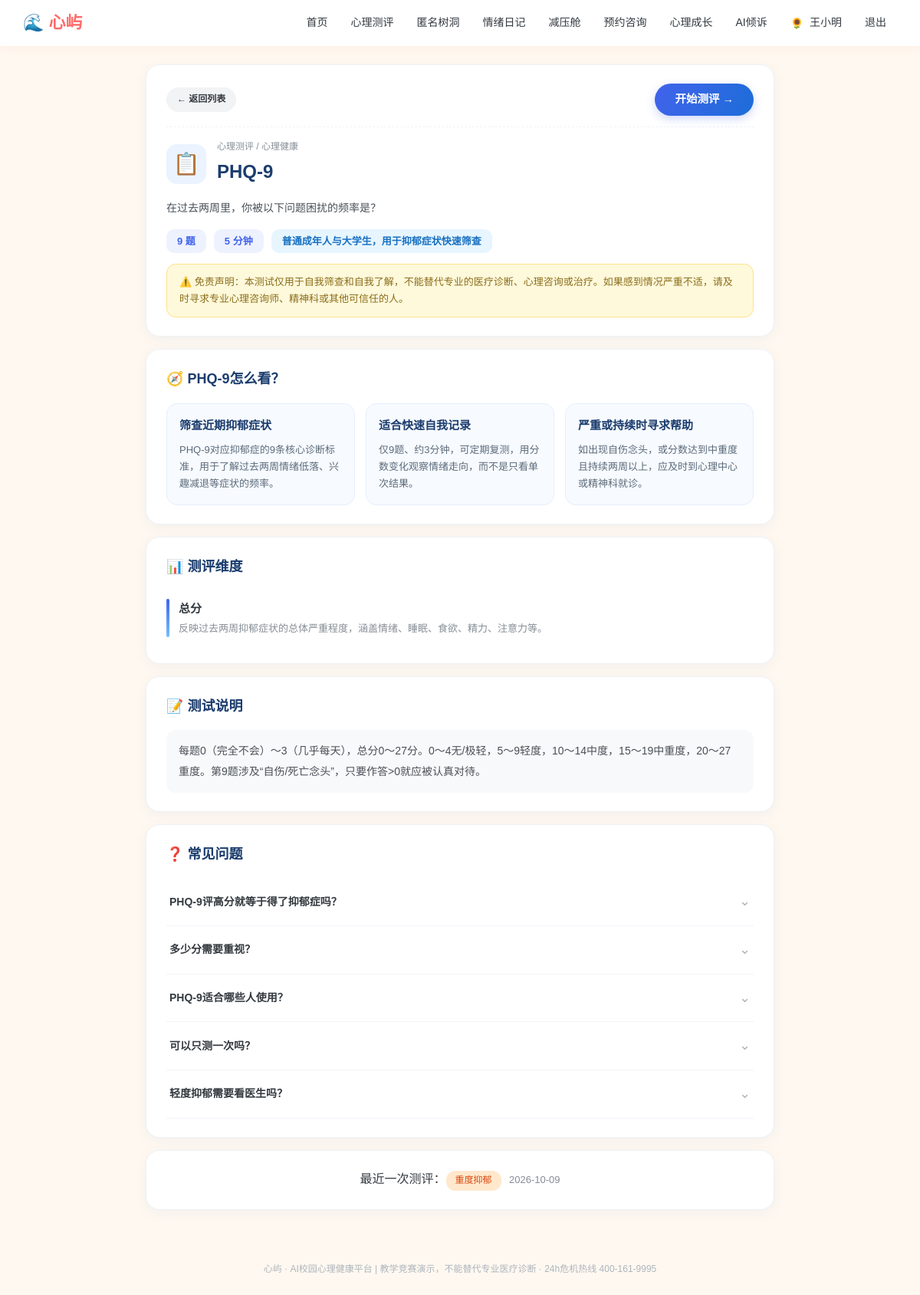
/assessment/phq9 (signed in), run on the app's committed database.
### models.py (models this page shows, shortened)
class User(db.Model):
    __tablename__ = "users"
    id = db.Column(db.Integer, primary_key=True)
    username = db.Column(db.String(64), unique=True, nullable=False)
    password_hash = db.Column(db.String(256), nullable=False)
    role = db.Column(db.String(16), default="student")   # student / counselor / admin
    real_name = db.Column(db.String(64), default="")
    gender = db.Column(db.String(8), default="")
    grade = db.Column(db.String(32), default="")
    major = db.Column(db.String(64), default="")
    phone = db.Column(db.String(32), default="")
    avatar = db.Column(db.String(16), default="🌻")
    avatar_type = db.Column(db.String(16), default="emoji")   # emoji / upload
    avatar_file = db.Column(db.String(128), default="")       # 本地上传头像文件名
    profile_completed = db.Column(db.Boolean, default=False)  # 首次登录是否已完成基本信息
    qualification_no = db.Column(db.String(64), default="")   # 注册系统编号/证书编号
    qualification_verified = db.Column(db.Boolean, default=False)
    student_id = db.Column(db.String(32), default="")
    school = db.Column(db.String(128), default="")
    college = db.Column(db.String(128), default="")
    class_name = db.Column(db.String(64), default="")
    enrollment_year = db.Column(db.String(8), default="")
    education_level = db.Column(db.String(32), default="")
    student_status = db.Column(db.String(32), default="")
    employee_id = db.Column(db.String(32), default="")
    teacher_title = db.Column(db.String(64), default="")
    department = db.Column(db.String(128), default="")
    qualification = db.Column(db.String(256), default="")
    intro = db.Column(db.String(512), default="")
    created_at = db.Column(db.DateTime, default=datetime.now)

class Assessment(db.Model):
    __tablename__ = "assessments"
    id = db.Column(db.Integer, primary_key=True)
    user_id = db.Column(db.Integer, db.ForeignKey("users.id"))
    scale_code = db.Column(db.String(32))
    answers = db.Column(db.Text)                       # JSON
    score = db.Column(db.Integer, default=0)
    level = db.Column(db.String(32), default="")
    advice = db.Column(db.Text, default="")
    created_at = db.Column(db.DateTime, default=datetime.now)

### app.py (the view)
@app.route("/assessment/<code>")
@login_required()
def assessment_intro(u, code):
    if code not in engine.SCALES:
        return redirect(url_for("assessments"))
    scale = engine.SCALES[code]
    meta = scale_meta.SCALE_META.get(code, {})
    last = Assessment.query.filter_by(user_id=u.id, scale_code=code).order_by(
        Assessment.created_at.desc()).first()
    return render_template("intro.html", u=u, code=code, scale=scale, meta=meta, last=last)

### app.py (called while the page is built)
def login_required(role=None):
    def decor(f):
        @wraps(f)
        def wrapper(*args, **kwargs):
            uid = session.get("uid")
            if not uid:
                return redirect(url_for("login", next=request.path))
            u = db.session.get(User, uid)
            if not u:
                session.clear()
                return redirect(url_for("login"))
            if not u.profile_completed and request.endpoint not in (
                    "profile", "logout", "static", "avatar_upload"):
                flash("首次登录请先完善你的基本信息", "warn")
                return redirect(url_for("profile"))
            if role and u.role != role:
                flash("该页面需要相应权限", "warn")
                return redirect(url_for("index"))
            return f(u, *args, **kwargs)
        return wrapper
    return decor

@app.context_processor
def inject_globals():
    uid = session.get("uid")
    u = db.session.get(User, uid) if uid else None
    def avatar_html(usr, cls="", emoji_cls=""):
        if usr and usr.avatar_type == "upload" and usr.avatar:
            return f'<img class="{cls}" src="{usr.avatar}" alt="头像">'
        return f'<span class="{emoji_cls}">{usr.avatar or "👤" if usr else "👤"}</span>'
    return {"now": datetime.now(), "u": u, "avatar_html": avatar_html}

### templates/intro.html (shortened to what this page needs)
{% extends "base.html" %}
{% block body %}
<div class="detail-wrap">
  <div class="d-card d-head">
    <div class="d-head-nav">
      <a class="btn btn-ghost btn-sm" href="{{ url_for('assessments') }}">← 返回列表</a>
      <a class="btn d-start-sm" href="{{ url_for('assessment_take', code=code) }}">开始测评 →</a>
    </div>
    <div class="d-head-top">
      <div class="d-icon">📋</div>
      <div>
        <div class="d-crumb">心理测评 / {{ scale.category }}</div>
        <h1 class="d-title">{{ scale.name.split(' ')[0] }}</h1>
      </div>
    </div>
    <p class="d-desc">{{ scale.desc }}</p>
    <div class="d-tags">
      <span class="d-tag">{{ scale.questions|length }} 题</span>
      <span class="d-tag">{{ scale.get('duration', 5) }} 分钟</span>
      {% if meta.audience %}<span class="d-tag d-tag-blue">{{ meta.audience }}</span>{% endif %}
    </div>
    <div class="d-disclaimer">
      ⚠️ 免责声明：本测试仅用于自我筛查和自我了解，不能替代专业的医疗诊断、心理咨询或治疗。如果感到情况严重不适，请及时寻求专业心理咨询师、精神科或其他可信任的人。
    </div>
  </div>
  {% if meta.use_cards %}
  <div class="d-card">
    <h2 class="d-sec">🧭 {{ scale.name.split(' ')[0] }}怎么看？</h2>
    <div class="d-three">
      {% for t, d in meta.use_cards %}
      <div class="d-three-card">
        <h4>{{ t }}</h4>
        <p>{{ d }}</p>
      </div>
      {% endfor %}
    </div>
  </div>
  {% endif %}
  {% if meta.dimensions %}
  <div class="d-card">
    <h2 class="d-sec">📊 测评维度</h2>
    {% for name, d in meta.dimensions %}
    <div class="d-dim">
      <div class="d-dim-bar"></div>
      <div><b>{{ name }}</b><p>{{ d }}</p></div>
    </div>
    {% endfor %}
  </div>
  {% endif %}
  {% if meta.scoring %}
  <div class="d-card">
    <h2 class="d-sec">📝 测试说明</h2>
    <p class="d-scoring">{{ meta.scoring }}</p>
  </div>
  {% endif %}
  {% if meta.faq %}
  <div class="d-card">
    <h2 class="d-sec">❓ 常见问题</h2>
    <div class="d-faq">
      {% for q, a in meta.faq %}
      <details class="d-faq-item">
        <summary><span class="d-faq-q">{{ q }}</span><span class="d-faq-arrow">⌄</span></summary>
      </details>
      {% endfor %}
    </div>
  </div>
  {% endif %}
  {% if last %}
  <div class="d-card" style="text-align:center">
    最近一次测评：<span class="tag tag-orange">{{ last.level }}</span>
    <span style="color:#868e96;font-size:13px">{{ last.created_at.strftime('%Y-%m-%d') }}</span>
  </div>
  {% endif %}
</div>
{% endblock %}

### templates/base.html (shortened to what this page needs)
<!DOCTYPE html>
<html lang="zh-CN">
<head>
<link href="{{ url_for('static', filename='css/style.css') }}" rel="stylesheet">
</head>
<body>
<nav class="topnav">
  <div class="nav-inner">
    <a class="brand" href="{{ url_for('index') }}">🌊 心屿</a>
    <div class="nav-links">
      {% if u %}
        {% if u.role == 'student' %}
          <a href="{{ url_for('index') }}">首页</a>
          <a href="{{ url_for('assessments') }}">心理测评</a>
          <a href="{{ url_for('treehole') }}">匿名树洞</a>
          <a href="{{ url_for('mood') }}">情绪日记</a>
          <a href="{{ url_for('relax') }}">减压舱</a>
          <a href="{{ url_for('booking') }}">预约咨询</a>
          <a href="{{ url_for('learn') }}">心理成长</a>
          <a href="{{ url_for('chat') }}">AI倾诉</a>
        {% endif %}
        <a class="nav-user" href="{{ url_for('profile') }}" title="个人信息"><span class="nav-avatar-wrap">{{ avatar_html(u, cls="nav-avatar") | safe }}</span> {{ u.real_name or u.username }}</a>
        <a href="{{ url_for('logout') }}">退出</a>
      {% else %}
        <a href="{{ url_for('login') }}">登录</a>
        <a href="{{ url_for('register') }}">注册</a>
      {% endif %}
    </div>
  </div>
</nav>
<main class="container">{% block body %}{% endblock %}</main>
<footer class="footer">心屿 · AI校园心理健康平台 | 教学竞赛演示，不能替代专业医疗诊断 · 24h危机热线 400-161-9995</footer>
</body>
</html>

### static/css/style.css (style rules this page uses)
* { margin: 0; padding: 0; box-sizing: border-box; }
:root { --brand: #ff6b6b; --brand2: #ffa94d; --sky: #4dabf7; --mint: #51cf66; --sun: #ffd43b; --ink: #343a40; --ink2: #868e96; --bg: #fff8f0; --card: #ffffff; --soft: #fff1e6; }
body { font-family: "Microsoft YaHei", "PingFang SC", sans-serif; background: var(--bg); color: var(--ink); line-height: 1.65; }
a { color: var(--brand); text-decoration: none; }
.topnav { background: #fff; box-shadow: 0 2px 12px rgba(255,107,107,.08); position: sticky; top: 0; z-index: 100; }
.nav-inner { max-width: 1180px; margin: 0 auto; padding: 0 20px; height: 60px; display: flex; align-items: center; justify-content: space-between; }
.brand { font-size: 22px; font-weight: 800; color: var(--brand); display:flex; align-items:center; gap:6px; }
.nav-links { display: flex; gap: 2px; align-items: center; flex-wrap: wrap; }
.nav-links a { color: var(--ink); padding: 7px 14px; border-radius: 20px; font-size: 14px; font-weight: 500; transition: .2s; }
.nav-user { font-size: 13px; color: var(--ink2); padding: 0 8px; }
.nav-avatar-wrap { display: inline-flex; vertical-align: middle; margin-right: 4px; }
.container { max-width: 1180px; margin: 24px auto; padding: 0 20px; }
.footer { text-align: center; color: #adb5bd; font-size: 12px; padding: 28px; margin-top: 40px; }
.btn { display: inline-block; background: var(--brand); color: #fff; border: none; padding: 10px 24px; border-radius: 24px; font-size: 14px; cursor: pointer; font-weight: 600; transition:.2s; }
.btn-ghost { background:#f1f3f5; color:var(--ink); }
.btn-sm { padding: 6px 14px; font-size: 12px; }
.tag { display: inline-block; background: var(--soft); color: #e8590c; font-size: 12px; padding: 3px 12px; border-radius: 12px; margin-right: 6px; font-weight:500; }
.tag-orange { background:#ffe8cc; color:#d9480f; }

### templates/intro.html (style rules this page uses)
.detail-wrap { max-width:820px;margin:0 auto }
.d-card { background:#fff;border-radius:18px;padding:24px 26px;margin-bottom:16px;box-shadow:0 4px 16px rgba(33,99,180,.06);border:1px solid #eef2f7 }
.d-head-nav { display:flex;justify-content:space-between;align-items:center;margin-bottom:16px;padding-bottom:14px;border-bottom:1px dashed #eef2f7 }
.d-start-sm { padding:9px 26px;font-size:14.5px;background:linear-gradient(120deg,#4263eb,#1c6dd9);box-shadow:0 4px 12px rgba(66,99,235,.25) }
.d-head-top { display:flex;align-items:center;gap:14px }
.d-icon { width:52px;height:52px;border-radius:14px;background:#eaf3ff;display:flex;align-items:center;justify-content:center;font-size:28px;flex-shrink:0 }
.d-crumb { font-size:12px;color:#868e96 }
.d-title { font-size:24px;font-weight:800;color:#1c3d6e;margin:2px 0 }
.d-desc { color:#495057;font-size:14px;line-height:1.8;margin:14px 0 }
.d-tags { display:flex;gap:10px;flex-wrap:wrap;margin-bottom:14px }
.d-tag { background:#eef2ff;color:#4263eb;border-radius:10px;padding:5px 14px;font-size:13px;font-weight:600 }
.d-tag-blue { background:#e7f5ff;color:#1971c2 }
.d-disclaimer { background:#fff9db;border:1px solid #ffe08a;color:#8a6d1a;border-radius:12px;padding:12px 16px;font-size:13px;line-height:1.7 }
.d-sec { font-size:18px;color:#1c3d6e;margin-bottom:16px;font-weight:800 }
.d-three { display:grid;grid-template-columns:repeat(3,1fr);gap:14px }
.d-three-card { background:#f7faff;border:1px solid #e6eefc;border-radius:14px;padding:16px }
.d-three-card h4 { font-size:15px;color:#1c3d6e;margin-bottom:8px }
.d-three-card p { font-size:13px;color:#5c6b7a;line-height:1.7 }
.d-dim { display:flex;gap:12px;padding:10px 0;border-bottom:1px solid #f1f4f8 }
.d-dim:last-child { border-bottom:none }
.d-dim-bar { width:4px;border-radius:3px;background:linear-gradient(#4263eb,#74c0fc);flex-shrink:0 }
.d-dim b { font-size:15px;color:#343a40 }
.d-dim p { font-size:13px;color:#868e96;margin-top:3px;line-height:1.6 }
.d-scoring { font-size:14px;color:#495057;line-height:1.9;background:#f8f9fa;border-radius:12px;padding:14px 16px }
.d-faq-item { border-bottom:1px solid #f1f4f8;padding:4px 0 }
.d-faq-item summary { display:flex;justify-content:space-between;align-items:center;cursor:pointer;padding:12px 4px;list-style:none }
.d-faq-q { font-size:14px;font-weight:600;color:#343a40 }
.d-faq-arrow { color:#adb5bd;font-size:18px;transition:.2s }

### data on the page
User: avatar_type+avatar "🌻", real_name "王小明"
Assessment: level "重度抑郁", created_at "2026-10-09"

### other printed values
{{ scale.category }} "心理健康"
{{ scale.name.split(' ')[0] }} "PHQ-9"
{{ scale.desc }} "在过去两周里，你被以下问题困扰的频率是？"
{{ scale.questions|length }} "9"
{{ scale.get('duration', 5) }} "5"
{{ meta.audience }} "普通成年人与大学生，用于抑郁症状快速筛查"
{{ t }} "筛查近期抑郁症状" "适合快速自我记录" "严重或持续时寻求帮助"
{{ d }} "PHQ-9对应抑郁症的9条核心诊断标准，用于了解过去两周情绪低落、兴趣减退等症状的频率。" "仅9题、约3分钟，可定期复测，用分数变化观察情绪走向，而不是只看单次结果。" "如出现自伤念头，或分数达到中重度且持续两周以上，应及时到心理中心或精神科就诊。"
{{ name }} "总分"
{{ d }} "反映过去两周抑郁症状的总体严重程度，涵盖情绪、睡眠、食欲、精力、注意力等。"
{{ meta.scoring }} "每题0（完全不会）～3（几乎每天），总分0～27分。0～4无/极轻，5～9轻度，10～14中度，15～19中重度，20～27重度。第9题涉及“自伤/死亡念头”，只要作答>0就应被认真对待。"
{{ q }} "PHQ-9评高分就等于得了抑郁症吗？" "多少分需要重视？" "PHQ-9适合哪些人使用？" "可以只测一次吗？" "轻度抑郁需要看医生吗？"
